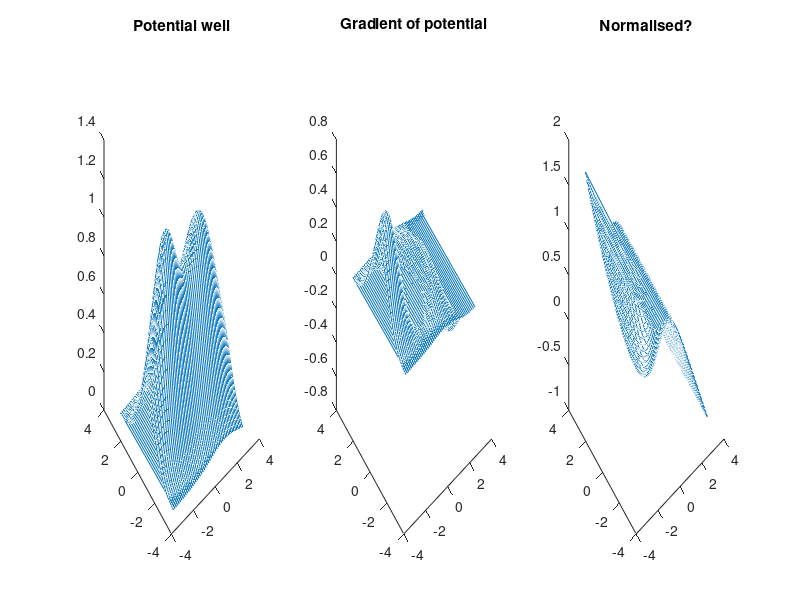

MATLAB code to generate this figure: (Note: this script raises an error after producing the figure.)
[x,y] = meshgrid(linspace(-pi,pi,50),linspace(-pi,pi,50));
coords = [];
for i = 1:size(x,1)^2
    coords = [coords, [x(i);y(i)]];
end
location = [-pi/2,0;pi/2,0];
width = [1,2];
depth = [1,1];

fx = 0;
fy = 0;
fn = 0;
stim_hist = 0;
for j = 1:length(width)
    stim = depth(j)*exp(-0.5*((coords(1,:)-location(j,1)).^2+...
            (coords(2,:)-location(j,2)).^2)/width(j));
    fx = fx + stim.*(-(coords(1,:)-location(j,1))/width(j));
    fy = fy + stim.*(-(coords(2,:)-location(j,2))/width(j));
    fn = fn + stim;
    stim_hist = stim_hist + stim;
end
f = [fx;fy]./fn;


figure
subplot(1,3,1)
plot3(coords(1,:),coords(2,:),stim_hist)
title('Potential well')

subplot(1,3,2)
plot3(coords(1,:),coords(2,:),fx)
title('Gradient of potential')

subplot(1,3,3)
plot3(coords(1,:),coords(2,:),fx./fn)
title('Normalised?')

sgtitle(['width: ', num2str(width),', depth: ', num2str(depth)])


%% Assigment lol
eps = 8.85*10^-12;
9.109*10^-31;
c = 3*10^8;
g = 10^5;
e = 1.602*10^-19;
me = 9.109*10^-31;
B = 1*10^-9;
6*pi*eps*me^3*c^3/(e^4*g*B^2) / (60*60*24*365)


